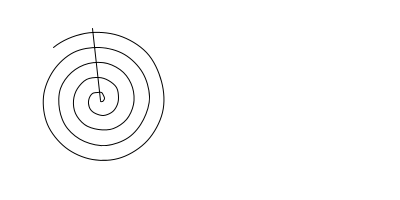
Frame 1 (no input)
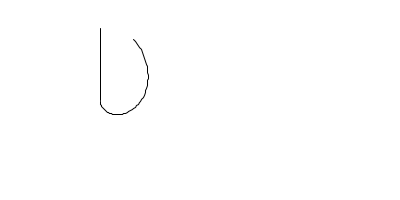
Frame 60 (the mouse pressed at the canvas centre just before this capture)
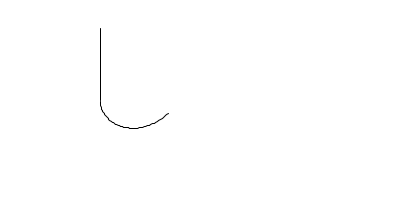
Frame 120 (the mouse held since frame 60 and released just before this capture)

The Processing sketch that drew these frames (run headless with seeded random() and noise(); from frame 60 on, the mouse is pressed at the canvas centre):

// Processing sketch: ModernArtClockDisplayResonator
// ── ModernArtClockDisplayResonator.pde
/* @pjs transparent=true; */
/* @pjs crisp=true; */

// Modern Art Clock
// O-R-G 

float powerCounter = 0;
int resonatorCounter = 0;
int displayCounter = 0;
int reverseSwitch = 1;


void setup() {
  size(400, 200);
  stroke(0);
  smooth();
  background(255);
}

void draw() {
  background(255); 

  displayCounter++;
  // powerCounter++; 
  
  if ( displayCounter % 14 == 0 ) {
     resonatorCounter++;  
  }
  
  if ( displayCounter % 300 == 0 ) {
      // reverseSwitch = reverseSwitch * -1;
  }
  
  powerCounter = ( ( ( displayCounter % 300 ) / 3 ) * reverseSwitch ) + 2.0;

  noFill();
  stroke(0);
  strokeWeight(1);
  // noStroke();
  // Angles for sin() and cos() start at 3 o'clock;
  // subtract HALF_PI to make them start at the top
  // ellipse(100, 100, 160, 160);
  // ellipse(300, 100, 160, 160);
  // ellipse(500, 100, 160, 160);
  // ellipse(300, 100, 160, 160);
  // float s = map(second(), 0, 60, 0, TWO_PI) - HALF_PI;
  // float m = map(minute(), 0, 60, 0, TWO_PI) - HALF_PI;
  float s = map(displayCounter % 60, 0, 60, 0, TWO_PI) - HALF_PI;
  float m = map((resonatorCounter % 60) + 30, 0, 60, 0, TWO_PI) - HALF_PI;
  float h = map(hour() % 12, 0, 12, 0, TWO_PI) - HALF_PI;
  stroke(0);
  strokeWeight(1);
  
  // Display
  line(100, 100, -cos(s) * 72 + 100, sin(s) * 72 + 100);

    
  // Resonator
  // line(200, 20, cos(m) * 68 + 200, sin(m) * 68 + 100);
  // ellipse(cos(m) * 68 + 200, sin(m) * 68 + 100, 20, 20);
    
  // line(300, 100, cos(h) * 44 + 300, sin(h) * 44 + 100);
  
  
  // Power
  translate(100,100);
  strokeWeight(1);
  beginShape();
  for(int i=0;i<60;i++) {
      // curveVertex((i*1.2)*sin(i/2.0),(i*1.2)*cos(i/2.0));
      curveVertex((i*1.2)*sin(i/powerCounter),(i*1.2)*cos(i/powerCounter));
  }
  endShape(); 
  
}
